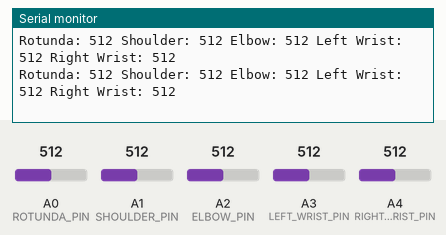
Recording of a sketch running on a simulated Arduino Uno, built with avr-gcc and run on an emulated ATmega328P. Shown: the last lines printed to the serial monitor. Inputs (shaded band) come from the test bench; at power-on: A1 (SHOULDER_PIN) = 512, A2 (ELBOW_PIN) = 512, A0 (ROTUNDA_PIN) = 512, A3 (LEFT_WRIST_PIN) = 512, A4 (RIGHT_WRIST_PIN) = 512.

Above: at 4.2 s.
4.3 s: A1 (SHOULDER_PIN) set to 110
At 4.48 s:
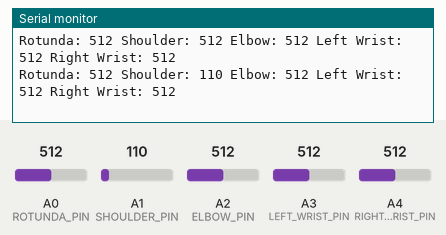
7.3 s: A1 (SHOULDER_PIN) set to 92
At 7.33 s:
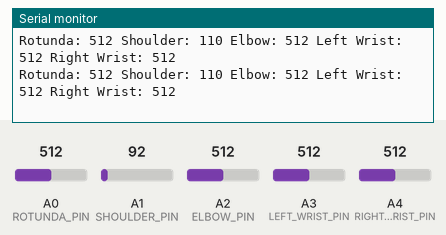
10.3 s: A2 (ELBOW_PIN) set to 109
At 10.36 s:
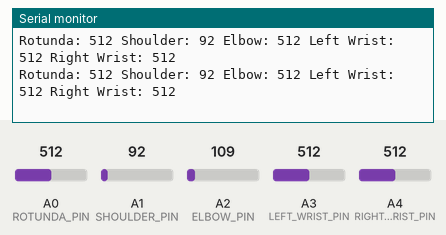
13.3 s: A2 (ELBOW_PIN) set to 92
At 13.31 s:
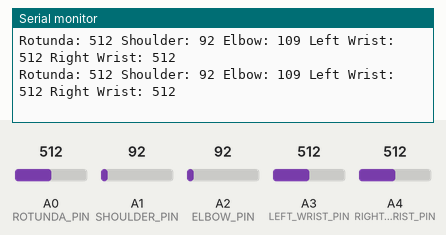
Timing chart, 0 to 16.3 s (numbered marks = the images above; inputs shaded):
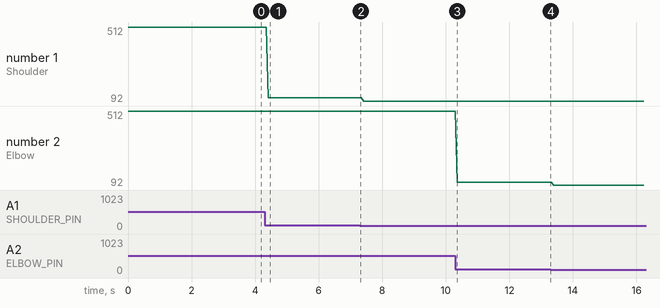

Measured:
- after the input at 4.3 s, the serial monitor: prints a new line after 0.12 s (image 1)
- plotted number 1: 512 → 110 after the input at 4.3 s, 110 → 92 after the input at 7.3 s
- plotted number 2: 512 → 109 after the input at 10.3 s

The sketch:

mimic.ino
```cpp
// POC test for the mimic potentiometers using an Arduino.

#define ROTUNDA_PIN A0
#define SHOULDER_PIN A1
#define ELBOW_PIN A2
#define LEFT_WRIST_PIN A3
#define RIGHT_WRIST_PIN A4

void setup()
{
  Serial.begin(9600);
}

void loop()
{
  int rotunda_out = analogRead(ROTUNDA_PIN);
  int shoulder_out = analogRead(SHOULDER_PIN);
  int elbow_out = analogRead(ELBOW_PIN);
  int left_wrist_out = analogRead(LEFT_WRIST_PIN);
  int right_wrist_out = analogRead(RIGHT_WRIST_PIN);
  Serial.print("Rotunda: " + String(rotunda_out) + " Shoulder: " +  String(shoulder_out) + " Elbow: " + String(elbow_out));
  Serial.println(" Left Wrist: " + String(left_wrist_out) + " Right Wrist: " + String(right_wrist_out));
  delay(1);
}
```
